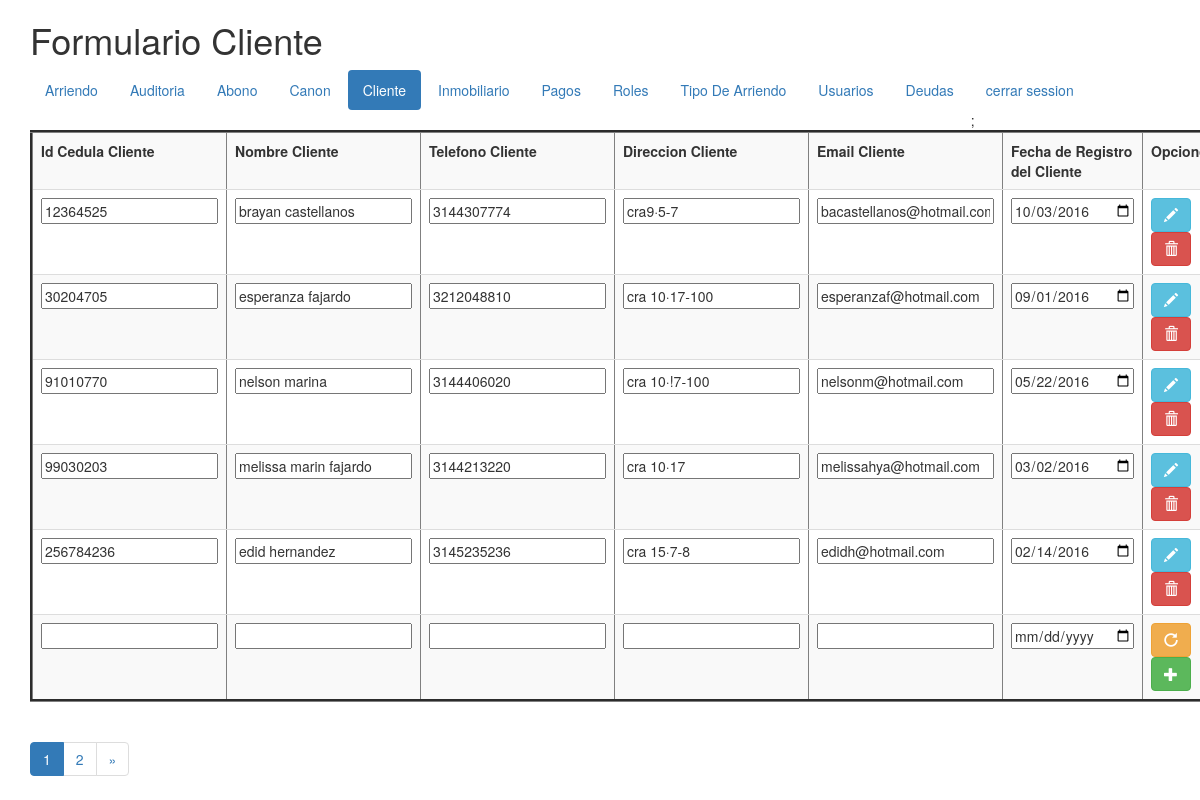
/vista/formularioCliente.php (signed in), run on the app's committed database.
### tables this page shows
CREATE TABLE `cliente` (
  `idcedulaCliente` int(10) NOT NULL,
  `nombreCliente` varchar(30) NOT NULL,
  `telefonoCliente` varchar(15) NOT NULL,
  `direccionCliente` varchar(20) NOT NULL,
  `emailCliente` varchar(25) NOT NULL,
  `fechaRegistroCliente` date NOT NULL
);

### modelo/cliente.php (called while the page is built, shortened)
<?php
class Cliente {
    private $_conexion;
    private $_paginacion = 5;
    function __construct ($conexion, $idcedulaCliente, $nombreCliente, $telefonoCliente, $direccionCliente, $emailCliente, $fechaRegistroCliente){
        $this->_conexion         = $conexion;
    }
    function cantidadPaginas(){
        $cantidadBloques=mysqli_query($this->_conexion, "SELECT CEIL(COUNT(idcedulaCliente)/$this->_paginacion)AS cantidad FROM Cliente") or die (mysqli_error($this->_conexion));
        $unRegistro=mysqli_fetch_array($cantidadBloques);
        return $unRegistro['cantidad'];
    }
	function getRol($idusuario){
        $roles=mysqli_query($this->_conexion, "SELECT ".static::class."roles AS elpermiso FROM roles WHERE idRoles IN(SELECT idrolesusuarios FROM usuarios WHERE idusuarios =$idusuario)") or die (mysqli_error($this->_conexion));
        $unregistro=mysqli_fetch_array($roles);
        return $unregistro['elpermiso'];
    }
    function listar ($pagina){
        if ($pagina<=0){
            $listado = mysqli_query($this->_conexion, "SELECT * FROM Cliente ORDER BY fechaRegistroCliente") or
                die (mysqli_error($this->conexion));
        }else{
            $paginacionMax = $pagina * $this->_paginacion;
            $paginacionMin = $paginacionMax - $this->_paginacion;
            $listado =mysqli_query ($this->_conexion, "SELECT * FROM Cliente ORDER BY idcedulaCliente
            LIMIT $paginacionMin, $paginacionMax") or die (mysqli_error($this->conexion));
        }
        return $listado;
    }
}
?>

### vista/formularioCliente.php (the view, shortened to what this page needs)
<!DOCTYPE html>
<?php
if (isset($_SESSION ['id'])){
?>
<html>
	<div class="container">
    <head>
<link rel="stylesheet" href="https://maxcdn.bootstrapcdn.com/bootstrap/3.3.7/css/bootstrap.min.css">
        <link rel="stylesheet" href="https://maxcdn.bootstrapcdn.com/bootstrap/3.3.7/css/bootstrap.min.css">
    </head>
    <body>
        <header>
        <h1>Formulario Cliente</h1>
         <?php
			   $pagina = isset($_GET['pag'])?$_GET['pag']:1;
               include_once("menu.php");
            ?>
        </header>
        <table border="3px" class="table table-striped">
            <tbody>
                <tr>
                    <th scope = "col">Id Cedula Cliente</th>
                   <th scope = "col">Nombre Cliente</th>
                    <th scope = "col">Telefono Cliente</th>
                    <th scope = "col">Direccion Cliente</th>
                    <th scope = "col">Email Cliente</th>
                    <th scope = "col">Fecha de Registro del Cliente</th>
                    <th scope = "col">Opciones</th>
                </tr>
  <?php
	$objetoConexion = new conexion();
	$conexion = $objetoConexion->conectar();
    include_once("../modelo/cliente.php");
    $objetoCliente =  new cliente($conexion,'cedula','nombre','telefono','direccion','email','registro');
    $listaClientes = $objetoCliente->listar($pagina);
	$permiso = $objetoCliente->getRol($_SESSION['id']);
	if (stripos($permiso,"r")!==false){
    while($unRegistro = mysqli_fetch_array($listaClientes)){
        echo '<tr><form id="fModificarCliente"'.$unRegistro["idcedulaCliente"].' action="../controlador/ControladorCliente.php" method="post">';
        echo '<td><input type="number" name="fIdcedulaCliente" value="'.$unRegistro['idcedulaCliente'].'" readonly></td>';
        echo '<td><input type="text" name="fNombreCliente"  value="'.$unRegistro['nombreCliente'].'"></td>';
        echo '<td><input type="number" name="fTelefonoCliente"  value="'.$unRegistro['telefonoCliente'].'"></td>';
        echo '<td><input type="text" name="fDireccionCliente"  value="'.$unRegistro['direccionCliente'].'"></td>';
        echo '<td><input type="text" name="fEmailCliente"  value="'.$unRegistro['emailCliente'].'"></td>';
        echo '<td><input type="date" name="fFechaRegistroCliente"  value="'.$unRegistro['fechaRegistroCliente'].'"></td>';
		if (stripos($permiso,"u")!==false){
        echo '<td><button class="btn btn-info" type="submit" name="fEnviar"  value="Modificar"><span class="glyphicon glyphicon-pencil" aria-hidden="true"></span></button>';
		   }
		if (stripos($permiso,"d")!==false){
            echo  '<button class="btn btn-danger" type="submit" name="fEnviar"  value="Eliminar"><span class="glyphicon glyphicon-trash" aria-hidden="true"></span></button></td>';
			}
        echo '</form></tr>';
	}
	}
 ?>
		<?php
		if (stripos($permiso,"c")!==false){
		?>
       <tr><form id="fIngresarCliente" action="../controlador/ControladorCliente.php" method="post">
           <td><input type="number" required name="fIdcedulaCliente"></td>
           <td><input type="text" required name="fNombreCliente"></td>
           <td><input type="number" name="fTelefonoCliente"></td>
           <td><input type="text" required name="fDireccionCliente"></td>
           <td><input type="text" required  name="fEmailCliente"></td>
           <td><input type="date" name="fFechaRegistroCliente"></td>
           <td><button class="btn btn-warning" type="reset" name="fEnviar" value="Limpiar"><span class="glyphicon glyphicon-repeat"aria-hidden="true"></span></button>
           <button  class="btn btn-success dropdown-toggle"  type="submit" name="fEnviar" value="Ingresar"><span class="glyphicon glyphicon-plus" aria-hidden="true"></span></button></td>
           </form></tr>
            </tbody>
        </table>
		<nav><ul class="pagination">
<?php
	$cantPaginas=$objetoCliente->cantidadPaginas();
	if($cantPaginas>1){
	  for($i=1;$i<=$cantPaginas;$i++){
		if($i==$pagina){
		  echo '<li class="active"><a href="#">'.$i.'</a></li>';
		}else{
			echo '<li><a href="formulariocliente.php?pag='.$i.'">'.$i.'</a></li>';
		}
	  }
	  if($pagina<$cantPaginas){
		echo '<li><a href="formulariocliente.php?pag='.($pagina+1).'" aria-label="Siguiente"><span aria-hidden="true">&raquo;</span></a></li>';
	  }
	}
?>
	</ul>
</nav>
        <?php
			}
        ?>
    </body>
	</div>
</html>
<?php
  }else{
 header ("location:../index.php");
}
?>

### data on the page
cliente: fIdcedulaCliente "12364525", fNombreCliente "brayan castellanos", fTelefonoCliente "3144307774", fDireccionCliente "cra9·5-7", fEmailCliente "bacastellanos@hotmail.com", fFechaRegistroCliente "10/03/2016"
cliente: fIdcedulaCliente "30204705", fNombreCliente "esperanza fajardo", fTelefonoCliente "3212048810", fDireccionCliente "cra 10·17-100", fEmailCliente "esperanzaf@hotmail.com", fFechaRegistroCliente "09/01/2016"
cliente: fIdcedulaCliente "91010770", fNombreCliente "nelson marina", fTelefonoCliente "3144406020", fDireccionCliente "cra 10·!7-100", fEmailCliente "nelsonm@hotmail.com", fFechaRegistroCliente "05/22/2016"
cliente: fIdcedulaCliente "99030203", fNombreCliente "melissa marin fajardo", fTelefonoCliente "3144213220", fDireccionCliente "cra 10·17", fEmailCliente "melissahya@hotmail.com", fFechaRegistroCliente "03/02/2016"
cliente: fIdcedulaCliente "256784236", fNombreCliente "edid hernandez", fTelefonoCliente "3145235236", fDireccionCliente "cra 15·7-8", fEmailCliente "edidh@hotmail.com", fFechaRegistroCliente "02/14/2016"
